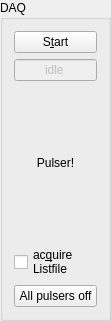
  <widget class="Q3GroupBox" name="groupBox1">
   <property name="geometry">
    <rect>
     <x>1050</x>
     <y>530</y>
     <width>111</width>
     <height>321</height>
    </rect>
   </property>
   <property name="title">
    <string>DAQ</string>
   </property>
   <layout class="QVBoxLayout" name="verticalLayout_3">
    <item>
     <widget class="QPushButton" name="startStopButton">
      <property name="toolTip">
       <string>start / stop data acquisition</string>
      </property>
      <property name="text">
       <string>S&amp;tart</string>
      </property>
      <property name="shortcut">
       <string>Alt+T</string>
      </property>
      <property name="checkable">
       <bool>true</bool>
      </property>
     </widget>
    </item>
    <item>
     <widget class="QLineEdit" name="daqStatusLine">
      <property name="enabled">
       <bool>false</bool>
      </property>
      <property name="toolTip">
       <string>current DAQ status display</string>
      </property>
      <property name="text">
       <string>idle</string>
      </property>
      <property name="alignment">
       <set>Qt::AlignHCenter</set>
      </property>
     </widget>
    </item>
    <item>
     <widget class="QLabel" name="pulserWarning">
      <property name="text">
       <string>&lt;p align=&quot;center&quot;&gt;Pulser!&lt;/p&gt;</string>
      </property>
      <property name="wordWrap">
       <bool>false</bool>
      </property>
     </widget>
    </item>
    <item>
     <widget class="QCheckBox" name="acquireFile">
      <property name="text">
       <string>ac&amp;quire
Listfile</string>
      </property>
      <property name="shortcut">
       <string>Alt+Q</string>
      </property>
     </widget>
    </item>
    <item>
     <widget class="QPushButton" name="allPulsersoffButton">
      <property name="text">
       <string>All pulsers off</string>
      </property>
     </widget>
    </item>
   </layout>
  </widget>
